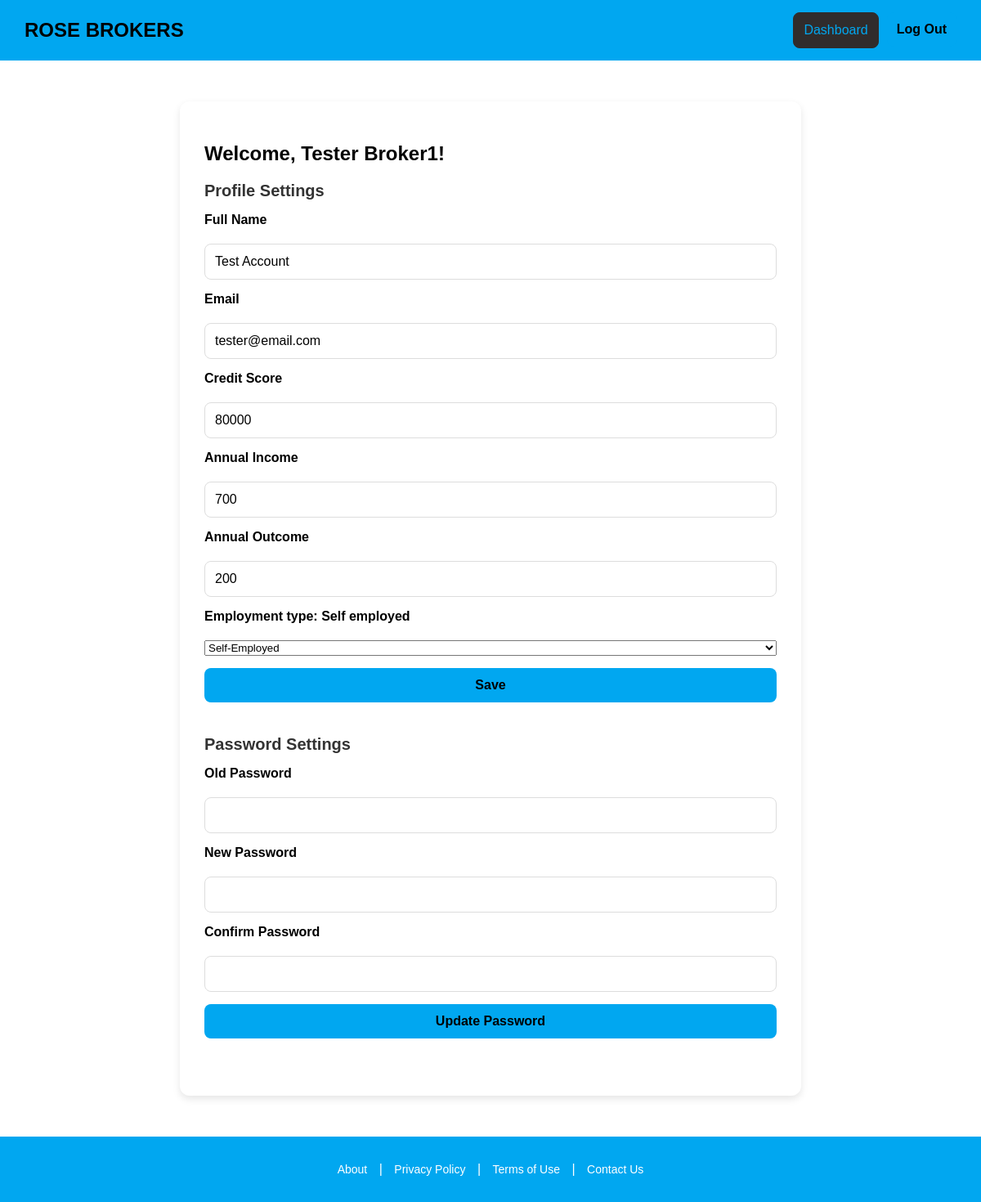
The page /settings.php (signed in) on the database as committed earlier.
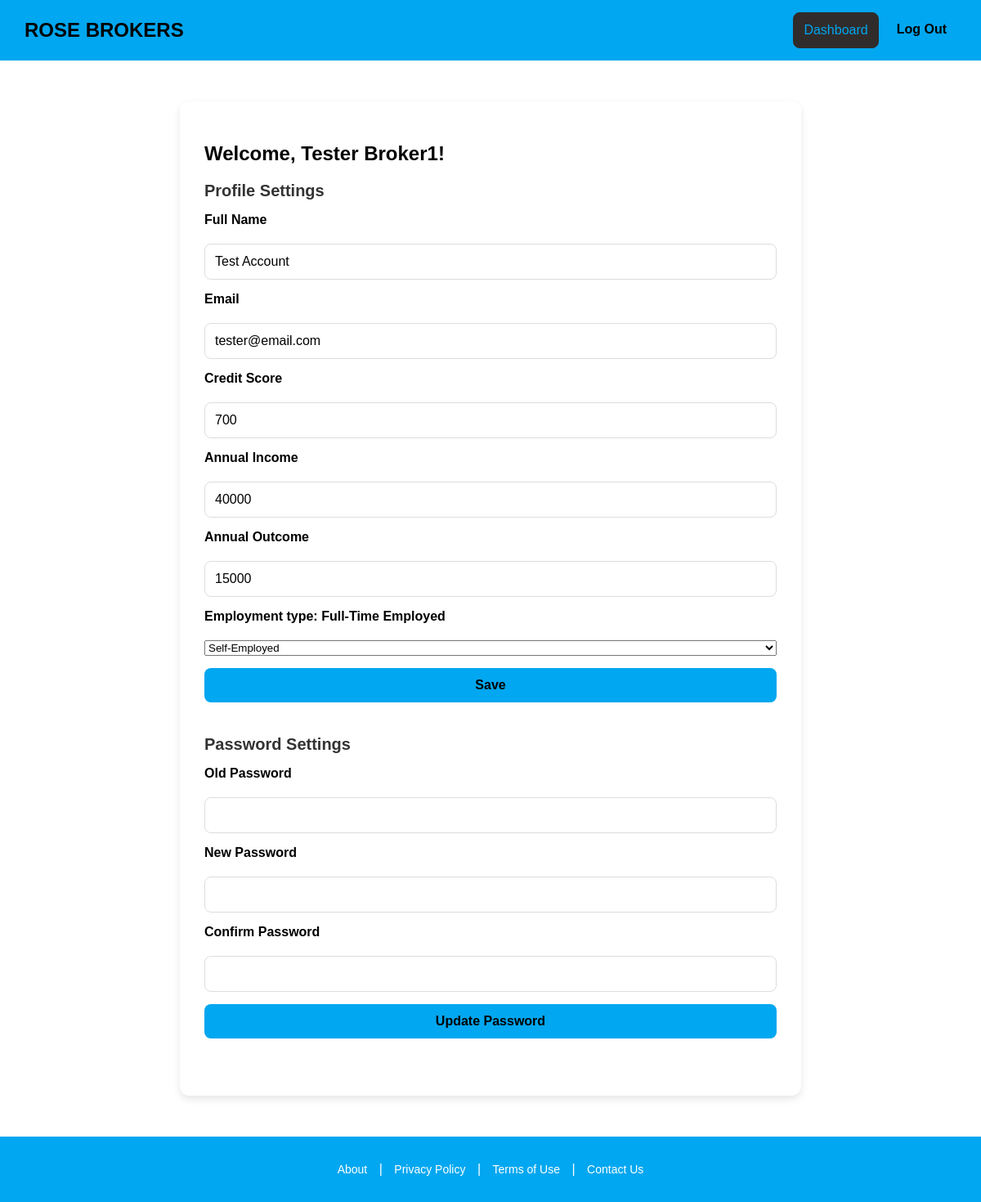
The same page on the database as committed later.
### tables this page shows
CREATE TABLE "Users" (
	"UserId"	INTEGER,
	"Email"	TEXT NOT NULL UNIQUE,
	"FullName"	TEXT NOT NULL,
	"AnnualIncome"	NUMERIC,
	"AnnualOutcome"	NUMERIC,
	"CreditScore"	NUMERIC,
	"EmploymentType"	TEXT,
	"DOB"	TEXT,
	"Password"	TEXT NOT NULL,
	"QuoteId"	TEXT,
	PRIMARY KEY("UserId"),
	FOREIGN KEY("QuoteId") REFERENCES "Quote"("QuoteId")
);

### settings.php (the view, shortened to what this page needs)
<?php
include 'db.php';
$user_id = $_SESSION['user_id'];
$stmt = $conn->prepare("SELECT FullName, Email, CreditScore, AnnualIncome, AnnualOutcome, EmploymentType FROM Users WHERE UserId = ?");
$stmt->execute([$user_id]);
$user = $stmt->fetch(PDO::FETCH_ASSOC);
?>
<!DOCTYPE html>
<html lang="en">
<head>
    <link rel="stylesheet" href="css/global.css" />
</head>
<body>
<header class="navbar">
<a href="dashboard.php" class="navbar__title-link"><h1 class="navbar__title">ROSE BROKERS</h1></a>
    <div class="navbar__buttons">
        <a href="dashboard.php"><button class="btn btn--register">Dashboard</button></a>
        <a href="logout.php"><button class="btn btn--login">Log Out</button></a>
    </div>
</header>
<section class="profile-page__container">
    <div class="profile-page__content">
        <h2 class="profile-page__title">Welcome, <?php echo htmlspecialchars($_SESSION['fullname']); ?>!</h2>
        <div class="profile-page__section">
            <h3 class="profile-page__section-title">Profile Settings</h3>
            <form class="profile-page__form" method="POST">
                <label for="FullName" class="profile-page__label">Full Name</label>
                <input type="text" id="FullName" name="FullName" class="profile-page__input" value="<?php echo htmlspecialchars($user['FullName']); ?>">
                <label for="email" class="profile-page__label">Email</label>
                <input type="email" id="email" name="email" class="profile-page__input" value="<?php echo htmlspecialchars($user['Email']); ?>">
                <label for="CreditScore" class="profile-page__label">Credit Score</label>
                <input type="CreditScore" id="CreditScore" name="CreditScore" class="profile-page__input" value="<?php echo htmlspecialchars($user['CreditScore']); ?>">
                <label for="AnnualIncome" class="profile-page__label">Annual Income</label>
                <input type="AnnualIncome" id="AnnualIncome" name="AnnualIncome" class="profile-page__input" value="<?php echo htmlspecialchars($user['AnnualIncome']); ?>">
                <label for="AnnualOutcome" class="profile-page__label">Annual Outcome</label>
                <input type="AnnualOutcome" id="AnnualOutcome" name="AnnualOutcome" class="profile-page__input" value="<?php echo htmlspecialchars($user['AnnualOutcome']); ?>">
                <label for="EmploymentType" class="profile-page__label">
                    Employment type: <?php echo htmlspecialchars($user['EmploymentType'] ?? '', ENT_QUOTES, 'UTF-8'); ?>
                </label>
                <select type="EmploymentType" id="EmploymentType" name="EmploymentType" >
                    <option value="Self-Employed" selected="selected">Self-Employed</option>
                </select>
                <button type="submit" class="profile-page__btn profile-page__btn--save">Save</button>
            </form>
        </div>
        <div class="profile-page__section">
            <h3 class="profile-page__section-title">Password Settings</h3>
            <form class="profile-page__form" method="POST">
                <label for="old_password" class="profile-page__label">Old Password</label>
                <input type="password" id="old_password" name="old_password" class="profile-page__input">
                <label for="new_password" class="profile-page__label">New Password</label>
                <input type="password" id="new_password" name="new_password" class="profile-page__input">
                <label for="confirm_password" class="profile-page__label">Confirm Password</label>
                <input type="password" id="confirm_password" name="confirm_password" class="profile-page__input">
                <button type="submit" class="profile-page__btn profile-page__btn--save">Update Password</button>
            </form>
        </div>
    </div>
</section>
<footer class="footer">
    <p class="footer__text">
        <a href="/about.html">About</a> | <a href="/privacy.html">Privacy Policy</a> |
        <a href="/terms.html">Terms of Use</a> | <a href="/contact.html">Contact Us</a>
    </p>
</footer>
</body>
</html>

### css/global.css (style rules this page uses)
body { font-family: Arial, sans-serif; margin: 0; padding: 0; background-color: white; }
.navbar { background-color: #01A7F0; color: black; display: flex; justify-content: space-between; align-items: center; padding: 15px 30px; }
.navbar__title { margin: 0; font-size: 24px; font-weight: bold; text-decoration: none; }
.navbar__title-link { text-decoration: none; color: inherit; }
.navbar__buttons { display: flex; gap: 10px; }
.btn { padding: 12px; border: none; border-radius: 8px; font-size: 16px; cursor: pointer; width: 100%; }
.btn--login { background-color: #01A7F0; color: black; font-weight: bold; border-color: black; border-width: 5px; }
.btn--register { background-color: #302c2c; color: #01A7F0; border: 1px solid #302c2c; }
.profile-page__container { max-width: 700px; margin: 50px auto; background-color: #fff; padding: 30px; border-radius: 12px; box-shadow: 0 4px 10px rgba(0, 0, 0, 0.1); }
.profile-page__section { margin-bottom: 40px; text-align: left; }
.profile-page__section-title { font-size: 20px; margin-bottom: 15px; color: #333; }
.profile-page__form { display: flex; flex-direction: column; gap: 15px; }
.profile-page__label { font-weight: bold; margin-bottom: 5px; }
.profile-page__input { padding: 12px; border: 1px solid #ddd; border-radius: 8px; font-size: 16px; }
.profile-page__btn { padding: 12px 20px; border: none; border-radius: 8px; font-size: 16px; cursor: pointer; }
.profile-page__btn--save { background-color: #01A7F0; color: black; font-weight: bold; }
.footer { background-color: #01A7F0; color: white; text-align: center; padding: 15px; margin-top: 40px; }
.footer__text a { color: white; text-decoration: none; margin: 0 10px; font-size: 14px; }

Rows that differ between the two databases and show on the page:
changed users "Test Account": CreditScore "80000" → "700"; AnnualIncome "700" → "40000"; AnnualOutcome "200" → "15000"; EmploymentType "Self employed" → "Full-Time Employed"
